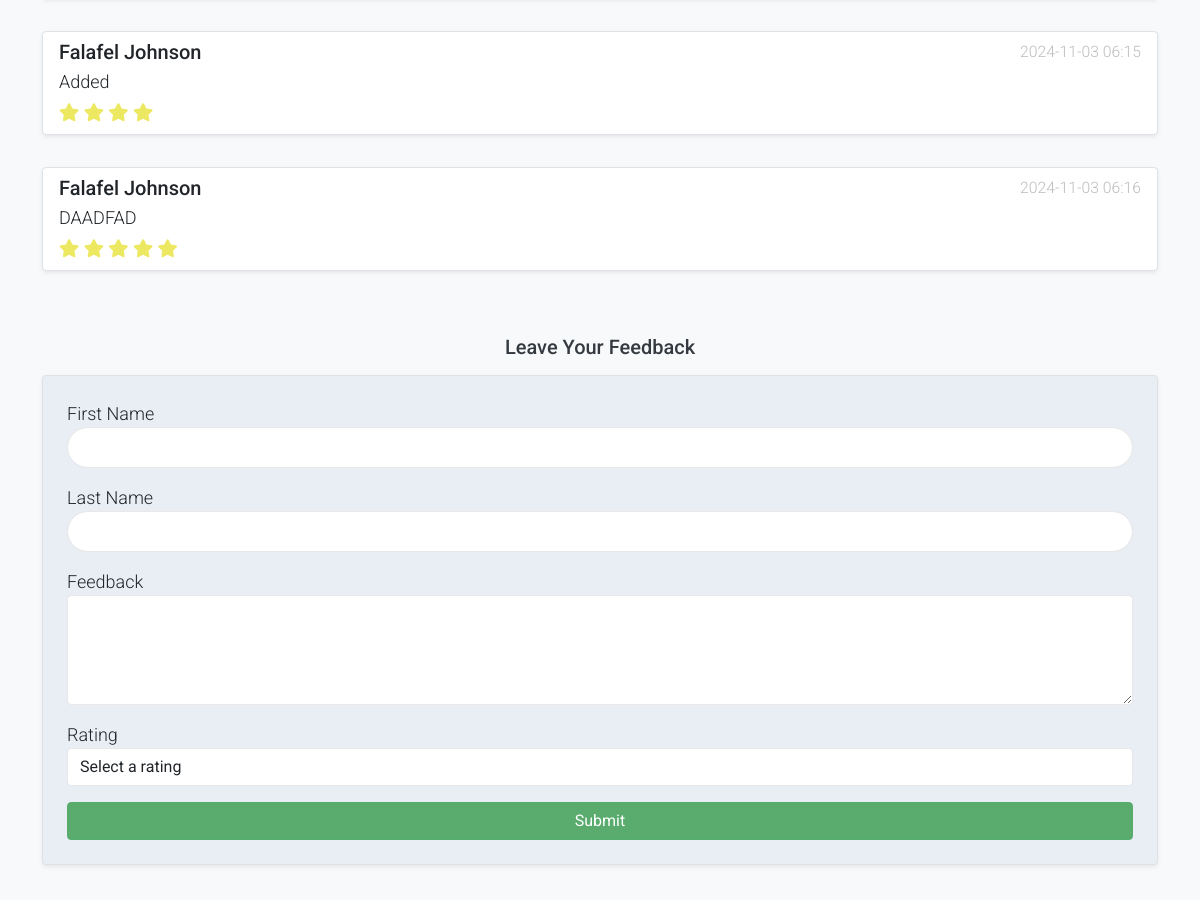
The app's page / (middle part), older data.
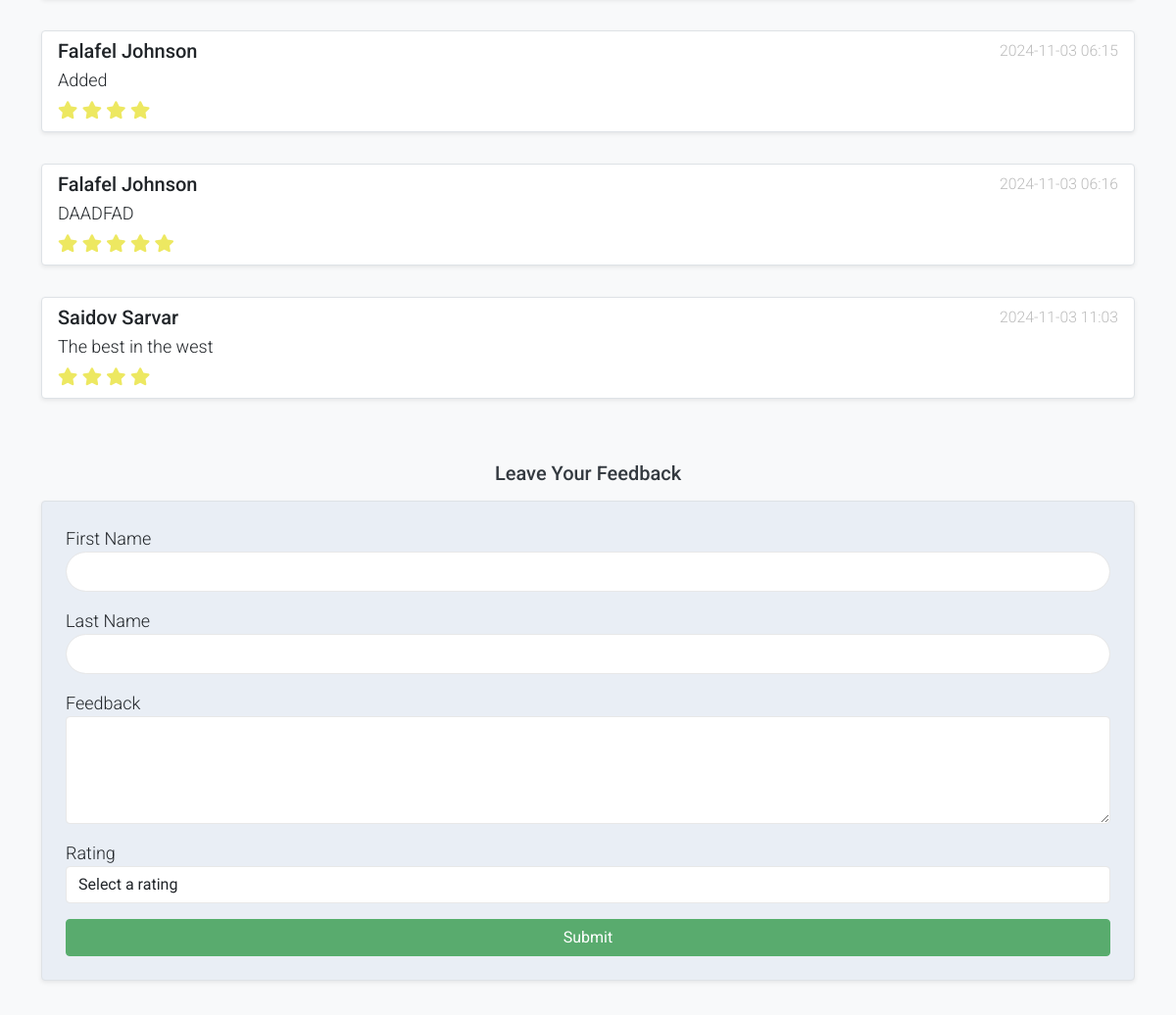
The same page, newer data.
### main/models.py (models this page shows, shortened)
class Comment(models.Model):
    product = models.ForeignKey(Product, on_delete=models.CASCADE, related_name='comments',null=True)
    first_name = models.CharField(max_length=100, null=True)
    last_name = models.CharField(max_length=100, null=True)
    text = models.TextField()
    rating = models.IntegerField(default=0, choices=[(i, f"{i} Star") for i in range(6)])
    created_at = models.DateTimeField(auto_now_add=True)

### main/views.py (the view)
# urls.py: path('', index, name='index'),
def index(request):
    comments = Comment.objects.all()
    form = CommentForm()
    if request.method == 'POST':
        form = CommentForm(request.POST)
        if form.is_valid():
            form.save()
            messages.success(request, 'Your comment has been successfully added!')
            return redirect('main:index')
    context = {
        'comments': comments,
        'form': form,
    }
    return render(request, 'index.html', context)

### main/forms.py
class CommentForm(forms.ModelForm):
    class Meta:
        model = Comment
        fields = ['first_name', 'last_name', 'text', 'rating']
    rating = forms.ChoiceField(choices=[(i, str(i)) for i in range(1, 6)], label="Rating (1-5)")

### templates/index.html (shortened to what this page needs)
{% extends 'base.html' %}
{% load static %}
{% block content %}
    <div class="container py-5">
        <div class="feedback-section mb-5">
            <div class="list-group">
                {% for comment in comments %}
                    <div class="list-group-item my-3 border rounded shadow-sm bg-white">
                        <div class="d-flex justify-content-between align-items-start">
                            <h5 class="mb-1">{{ comment.first_name }} {{ comment.last_name }}</h5>
                            <small class="text-muted">{{ comment.created_at|date:"Y-m-d H:i" }}</small>
                        </div>
                        <p class="mb-1">{{ comment.text }}</p>
                        <div class="text-warning">
                            {% for i in "12345" %}
                                {% if forloop.counter <= comment.rating %}
                                    <i class="fa fa-star"></i>
                                {% else %}
                                    <i class="fa fa-star-o"></i>
                                {% endif %}
                            {% endfor %}
                        </div>
                    </div>
                {% empty %}
                    <div class="list-group-item text-muted">No feedback yet.</div>
                {% endfor %}
            </div>
        </div>
        <h3 class="h5 mb-3">Leave Your Feedback</h3>
        <form method="post" class="p-4 border rounded shadow-sm bg-light">
            <div class="form-group mb-3">
                <label for="first_name">First Name</label>
                <input type="text" name="first_name" class="form-control" required>
            </div>
            <div class="form-group mb-3">
                <label for="last_name">Last Name</label>
                <input type="text" name="last_name" class="form-control" required>
            </div>
            <div class="form-group mb-3">
                <label for="text">Feedback</label>
                <textarea name="text" class="form-control" rows="4" required></textarea>
            </div>
            <div class="form-group mb-3">
                <label for="rating">Rating</label>
                <select name="rating" class="form-control" required>
                    <option value="" disabled selected>Select a rating</option>
                </select>
            </div>
            <button type="submit" class="btn btn-success w-100">Submit</button>
        </form>
    </div>
{% endblock content %}

Row changes from the older to the newer data that the page shows:
added Comment: first_name "Saidov", last_name "Sarvar", created_at "2024-11-03 11:03", text "The best in the west", rating 4 (drawn)
